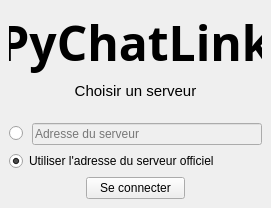
<?xml version="1.0" encoding="UTF-8"?>
<ui version="4.0">
 <class>MainWindow</class>
 <widget class="QMainWindow" name="MainWindow">
  <property name="geometry">
   <rect>
    <x>0</x>
    <y>0</y>
    <width>271</width>
    <height>208</height>
   </rect>
  </property>
  <property name="minimumSize">
   <size>
    <width>271</width>
    <height>208</height>
   </size>
  </property>
  <property name="maximumSize">
   <size>
    <width>271</width>
    <height>208</height>
   </size>
  </property>
  <property name="windowTitle">
   <string>MainWindow</string>
  </property>
  <widget class="QWidget" name="centralwidget">
   <layout class="QGridLayout" name="gridLayout_2">
    <item row="0" column="0">
     <layout class="QGridLayout" name="gridLayout">
      <item row="0" column="1">
       <widget class="QLabel" name="label">
        <property name="font">
         <font>
          <family>Tw Cen MT</family>
          <pointsize>36</pointsize>
          <weight>75</weight>
          <bold>true</bold>
         </font>
        </property>
        <property name="text">
         <string>PyChatLink</string>
        </property>
        <property name="alignment">
         <set>Qt::AlignCenter</set>
        </property>
       </widget>
      </item>
      <item row="2" column="1">
       <spacer name="verticalSpacer">
        <property name="orientation">
         <enum>Qt::Vertical</enum>
        </property>
        <property name="sizeHint" stdset="0">
         <size>
          <width>20</width>
          <height>40</height>
         </size>
        </property>
       </spacer>
      </item>
      <item row="1" column="1">
       <widget class="QLabel" name="label_2">
        <property name="font">
         <font>
          <family>Segoe UI</family>
          <pointsize>11</pointsize>
         </font>
        </property>
        <property name="text">
         <string>Choisir un serveur</string>
        </property>
        <property name="alignment">
         <set>Qt::AlignCenter</set>
        </property>
       </widget>
      </item>
      <item row="3" column="1">
       <layout class="QHBoxLayout" name="horizontalLayout">
        <item alignment="Qt::AlignLeft">
         <widget class="QRadioButton" name="radioButton_2">
          <property name="text">
           <string/>
          </property>
         </widget>
        </item>
        <item alignment="Qt::AlignRight">
         <widget class="QLineEdit" name="lineEdit_2">
          <property name="enabled">
           <bool>false</bool>
          </property>
          <property name="minimumSize">
           <size>
            <width>230</width>
            <height>0</height>
           </size>
          </property>
          <property name="maximumSize">
           <size>
            <width>16777215</width>
            <height>16777215</height>
           </size>
          </property>
          <property name="inputMask">
           <string/>
          </property>
          <property name="text">
           <string/>
          </property>
          <property name="maxLength">
           <number>2046</number>
          </property>
          <property name="alignment">
           <set>Qt::AlignLeading|Qt::AlignLeft|Qt::AlignVCenter</set>
          </property>
          <property name="placeholderText">
           <string>Adresse du serveur</string>
          </property>
          <property name="clearButtonEnabled">
           <bool>false</bool>
          </property>
         </widget>
        </item>
       </layout>
      </item>
      <item row="6" column="1" alignment="Qt::AlignHCenter">
       <widget class="QPushButton" name="pushButton">
        <property name="text">
         <string>   Se connecter   </string>
        </property>
       </widget>
      </item>
      <item row="5" column="1">
       <widget class="QRadioButton" name="radioButton">
        <property name="text">
         <string>Utiliser l'adresse du serveur officiel</string>
        </property>
        <property name="checked">
         <bool>true</bool>
        </property>
       </widget>
      </item>
     </layout>
    </item>
   </layout>
  </widget>
  <widget class="QMenuBar" name="menubar">
   <property name="geometry">
    <rect>
     <x>0</x>
     <y>0</y>
     <width>271</width>
     <height>21</height>
    </rect>
   </property>
  </widget>
 </widget>
 <resources/>
 <connections>
  <connection>
   <sender>radioButton_2</sender>
   <signal>toggled(bool)</signal>
   <receiver>lineEdit_2</receiver>
   <slot>setEnabled(bool)</slot>
   <hints>
    <hint type="sourcelabel">
     <x>17</x>
     <y>198</y>
    </hint>
    <hint type="destinationlabel">
     <x>144</x>
     <y>198</y>
    </hint>
   </hints>
  </connection>
 </connections>
</ui>
